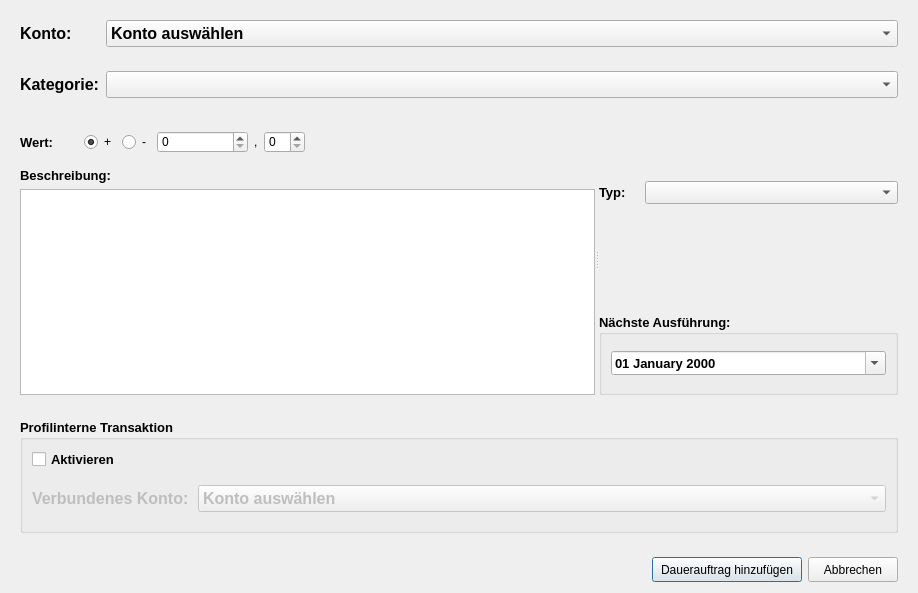
<?xml version="1.0" encoding="UTF-8"?>
<ui version="4.0">
 <class>AddStandingOrderWindow</class>
 <widget class="QDialog" name="AddStandingOrderWindow">
  <property name="geometry">
   <rect>
    <x>0</x>
    <y>0</y>
    <width>918</width>
    <height>593</height>
   </rect>
  </property>
  <property name="minimumSize">
   <size>
    <width>666</width>
    <height>428</height>
   </size>
  </property>
  <property name="windowTitle">
   <string>Dauerauftrag hinzufügen</string>
  </property>
  <layout class="QVBoxLayout" name="verticalLayout">
   <item>
    <widget class="QWidget" name="widget" native="true">
     <property name="maximumSize">
      <size>
       <width>16777215</width>
       <height>63</height>
      </size>
     </property>
     <layout class="QHBoxLayout" name="horizontalLayout">
      <item>
       <widget class="QLabel" name="lblAccount">
        <property name="minimumSize">
         <size>
          <width>60</width>
          <height>20</height>
         </size>
        </property>
        <property name="maximumSize">
         <size>
          <width>80</width>
          <height>16777215</height>
         </size>
        </property>
        <property name="font">
         <font>
          <family>Arial</family>
          <pointsize>12</pointsize>
          <weight>75</weight>
          <bold>true</bold>
         </font>
        </property>
        <property name="text">
         <string>Konto:</string>
        </property>
       </widget>
      </item>
      <item>
       <widget class="QComboBox" name="comboBoxChooseAccount">
        <property name="font">
         <font>
          <family>Arial</family>
          <pointsize>12</pointsize>
          <weight>75</weight>
          <bold>true</bold>
         </font>
        </property>
        <property name="duplicatesEnabled">
         <bool>true</bool>
        </property>
        <item>
         <property name="text">
          <string>Konto auswählen</string>
         </property>
        </item>
       </widget>
      </item>
     </layout>
    </widget>
   </item>
   <item>
    <widget class="QWidget" name="widget_6" native="true">
     <layout class="QHBoxLayout" name="horizontalLayout_7">
      <item>
       <widget class="QLabel" name="lblLabel">
        <property name="minimumSize">
         <size>
          <width>60</width>
          <height>20</height>
         </size>
        </property>
        <property name="maximumSize">
         <size>
          <width>80</width>
          <height>16777215</height>
         </size>
        </property>
        <property name="font">
         <font>
          <family>Arial</family>
          <pointsize>12</pointsize>
          <weight>75</weight>
          <bold>true</bold>
         </font>
        </property>
        <property name="text">
         <string>Kategorie:</string>
        </property>
       </widget>
      </item>
      <item>
       <widget class="QComboBox" name="comboBoxChooseLabel">
        <property name="font">
         <font>
          <family>Arial</family>
          <pointsize>12</pointsize>
          <weight>75</weight>
          <bold>true</bold>
         </font>
        </property>
        <property name="duplicatesEnabled">
         <bool>true</bool>
        </property>
       </widget>
      </item>
     </layout>
    </widget>
   </item>
   <item>
    <widget class="QWidget" name="widget_3" native="true">
     <property name="sizePolicy">
      <sizepolicy hsizetype="Preferred" vsizetype="Expanding">
       <horstretch>0</horstretch>
       <verstretch>0</verstretch>
      </sizepolicy>
     </property>
     <layout class="QVBoxLayout" name="verticalLayout_4">
      <item>
       <widget class="QSplitter" name="splitter">
        <property name="orientation">
         <enum>Qt::Horizontal</enum>
        </property>
        <property name="childrenCollapsible">
         <bool>false</bool>
        </property>
        <widget class="QWidget" name="widget_4" native="true">
         <layout class="QVBoxLayout" name="verticalLayout_2">
          <property name="leftMargin">
           <number>0</number>
          </property>
          <property name="topMargin">
           <number>0</number>
          </property>
          <property name="bottomMargin">
           <number>0</number>
          </property>
          <item>
           <widget class="QWidget" name="widget_5" native="true">
            <layout class="QHBoxLayout" name="horizontalLayout_2">
             <property name="leftMargin">
              <number>0</number>
             </property>
             <property name="rightMargin">
              <number>0</number>
             </property>
             <item>
              <widget class="QLabel" name="lblValue">
               <property name="font">
                <font>
                 <family>Arial</family>
                 <pointsize>10</pointsize>
                 <weight>75</weight>
                 <bold>true</bold>
                </font>
               </property>
               <property name="text">
                <string>Wert:</string>
               </property>
              </widget>
             </item>
             <item>
              <spacer name="horizontalSpacer">
               <property name="orientation">
                <enum>Qt::Horizontal</enum>
               </property>
               <property name="sizeType">
                <enum>QSizePolicy::Maximum</enum>
               </property>
               <property name="sizeHint" stdset="0">
                <size>
                 <width>25</width>
                 <height>20</height>
                </size>
               </property>
              </spacer>
             </item>
             <item>
              <widget class="QRadioButton" name="radioButtonPositiv">
               <property name="text">
                <string>+</string>
               </property>
               <property name="checked">
                <bool>true</bool>
               </property>
              </widget>
             </item>
             <item>
              <widget class="QRadioButton" name="radioButtonNegativ">
               <property name="text">
                <string>-</string>
               </property>
              </widget>
             </item>
             <item>
              <widget class="QSpinBox" name="spinBoxVK">
               <property name="minimumSize">
                <size>
                 <width>91</width>
                 <height>22</height>
                </size>
               </property>
               <property name="maximumSize">
                <size>
                 <width>91</width>
                 <height>22</height>
                </size>
               </property>
               <property name="font">
                <font>
                 <pointsize>9</pointsize>
                 <weight>50</weight>
                 <bold>false</bold>
                </font>
               </property>
               <property name="maximum">
                <number>999999999</number>
               </property>
              </widget>
             </item>
             <item>
              <widget class="QLabel" name="label_3">
               <property name="text">
                <string>,</string>
               </property>
              </widget>
             </item>
             <item>
              <widget class="QSpinBox" name="spinBoxNK">
               <property name="minimumSize">
                <size>
                 <width>41</width>
                 <height>22</height>
                </size>
               </property>
               <property name="maximumSize">
                <size>
                 <width>41</width>
                 <height>22</height>
                </size>
               </property>
               <property name="font">
                <font>
                 <pointsize>9</pointsize>
                 <weight>50</weight>
                 <bold>false</bold>
                </font>
               </property>
              </widget>
             </item>
             <item>
              <spacer name="horizontalSpacer_2">
               <property name="orientation">
                <enum>Qt::Horizontal</enum>
               </property>
               <property name="sizeHint" stdset="0">
                <size>
                 <width>40</width>
                 <height>20</height>
                </size>
               </property>
              </spacer>
             </item>
            </layout>
           </widget>
          </item>
          <item>
           <widget class="QLabel" name="lblDescription">
            <property name="font">
             <font>
              <family>Arial</family>
              <pointsize>10</pointsize>
              <weight>75</weight>
              <bold>true</bold>
             </font>
            </property>
            <property name="text">
             <string>Beschreibung:</string>
            </property>
           </widget>
          </item>
          <item>
           <widget class="QPlainTextEdit" name="textEditDescription"/>
          </item>
         </layout>
        </widget>
        <widget class="QWidget" name="widget_7" native="true">
         <layout class="QVBoxLayout" name="verticalLayout_3">
          <property name="rightMargin">
           <number>0</number>
          </property>
          <property name="bottomMargin">
           <number>0</number>
          </property>
          <item>
           <spacer name="verticalSpacer_2">
            <property name="orientation">
             <enum>Qt::Vertical</enum>
            </property>
            <property name="sizeType">
             <enum>QSizePolicy::Fixed</enum>
            </property>
            <property name="sizeHint" stdset="0">
             <size>
              <width>20</width>
              <height>50</height>
             </size>
            </property>
           </spacer>
          </item>
          <item>
           <widget class="QWidget" name="widget_8" native="true">
            <layout class="QHBoxLayout" name="horizontalLayout_4">
             <property name="leftMargin">
              <number>0</number>
             </property>
             <property name="rightMargin">
              <number>0</number>
             </property>
             <item>
              <widget class="QLabel" name="lblType">
               <property name="sizePolicy">
                <sizepolicy hsizetype="Maximum" vsizetype="Preferred">
                 <horstretch>0</horstretch>
                 <verstretch>0</verstretch>
                </sizepolicy>
               </property>
               <property name="minimumSize">
                <size>
                 <width>40</width>
                 <height>0</height>
                </size>
               </property>
               <property name="font">
                <font>
                 <family>Arial</family>
                 <pointsize>10</pointsize>
                 <weight>75</weight>
                 <bold>true</bold>
                </font>
               </property>
               <property name="text">
                <string>Typ:</string>
               </property>
              </widget>
             </item>
             <item>
              <widget class="QComboBox" name="comboBoxChooseType">
               <property name="minimumSize">
                <size>
                 <width>100</width>
                 <height>0</height>
                </size>
               </property>
               <property name="font">
                <font>
                 <family>Arial</family>
                 <pointsize>10</pointsize>
                 <weight>75</weight>
                 <bold>true</bold>
                </font>
               </property>
              </widget>
             </item>
            </layout>
           </widget>
          </item>
          <item>
           <spacer name="verticalSpacer">
            <property name="orientation">
             <enum>Qt::Vertical</enum>
            </property>
            <property name="sizeHint" stdset="0">
             <size>
              <width>20</width>
              <height>140</height>
             </size>
            </property>
           </spacer>
          </item>
          <item>
           <widget class="QGroupBox" name="groupBoxNextDate">
            <property name="font">
             <font>
              <family>Arial</family>
              <pointsize>10</pointsize>
              <weight>75</weight>
              <bold>true</bold>
             </font>
            </property>
            <property name="title">
             <string>Nächste Ausführung:</string>
            </property>
            <layout class="QVBoxLayout" name="verticalLayout_5">
             <item>
              <spacer name="verticalSpacer_3">
               <property name="orientation">
                <enum>Qt::Vertical</enum>
               </property>
               <property name="sizeHint" stdset="0">
                <size>
                 <width>20</width>
                 <height>30</height>
                </size>
               </property>
              </spacer>
             </item>
             <item>
              <widget class="QDateEdit" name="dateEditNextDate">
               <property name="currentSection">
                <enum>QDateTimeEdit::DaySection</enum>
               </property>
               <property name="displayFormat">
                <string>dd MMMM yyyy</string>
               </property>
               <property name="calendarPopup">
                <bool>true</bool>
               </property>
               <property name="currentSectionIndex">
                <number>0</number>
               </property>
              </widget>
             </item>
             <item>
              <spacer name="verticalSpacer_4">
               <property name="orientation">
                <enum>Qt::Vertical</enum>
               </property>
               <property name="sizeHint" stdset="0">
                <size>
                 <width>20</width>
                 <height>30</height>
                </size>
               </property>
              </spacer>
             </item>
            </layout>
           </widget>
          </item>
         </layout>
        </widget>
       </widget>
      </item>
     </layout>
    </widget>
   </item>
   <item>
    <widget class="QWidget" name="widget_9" native="true">
     <layout class="QVBoxLayout" name="verticalLayout_7">
      <item>
       <widget class="QGroupBox" name="groupBoxInternalTransaction">
        <property name="font">
         <font>
          <family>Arial</family>
          <pointsize>10</pointsize>
          <weight>75</weight>
          <bold>true</bold>
         </font>
        </property>
        <property name="title">
         <string>Profilinterne Transaktion</string>
        </property>
        <layout class="QVBoxLayout" name="verticalLayout_6">
         <item>
          <widget class="QCheckBox" name="checkBoxActivateInternalTransaction">
           <property name="font">
            <font>
             <family>Arial</family>
             <pointsize>10</pointsize>
             <weight>75</weight>
             <bold>true</bold>
            </font>
           </property>
           <property name="text">
            <string>Aktivieren</string>
           </property>
          </widget>
         </item>
         <item>
          <widget class="QWidget" name="widgetTargetAccount" native="true">
           <layout class="QHBoxLayout" name="horizontalLayout_9">
            <property name="leftMargin">
             <number>0</number>
            </property>
            <property name="rightMargin">
             <number>0</number>
            </property>
            <item>
             <widget class="QLabel" name="lblTargetAccount">
              <property name="enabled">
               <bool>false</bool>
              </property>
              <property name="maximumSize">
               <size>
                <width>160</width>
                <height>16777215</height>
               </size>
              </property>
              <property name="font">
               <font>
                <family>Arial</family>
                <pointsize>12</pointsize>
                <weight>75</weight>
                <bold>true</bold>
               </font>
              </property>
              <property name="text">
               <string>Verbundenes Konto:</string>
              </property>
             </widget>
            </item>
            <item>
             <widget class="QComboBox" name="comboBoxChooseTargetAccount">
              <property name="enabled">
               <bool>false</bool>
              </property>
              <property name="font">
               <font>
                <family>Arial</family>
                <pointsize>12</pointsize>
                <weight>75</weight>
                <bold>true</bold>
               </font>
              </property>
              <property name="duplicatesEnabled">
               <bool>true</bool>
              </property>
              <item>
               <property name="text">
                <string>Konto auswählen</string>
               </property>
              </item>
             </widget>
            </item>
           </layout>
          </widget>
         </item>
        </layout>
       </widget>
      </item>
     </layout>
    </widget>
   </item>
   <item>
    <widget class="QWidget" name="widget_2" native="true">
     <property name="maximumSize">
      <size>
       <width>16777215</width>
       <height>41</height>
      </size>
     </property>
     <layout class="QHBoxLayout" name="horizontalLayout_3">
      <property name="bottomMargin">
       <number>0</number>
      </property>
      <item>
       <spacer name="horizontalSpacer_3">
        <property name="orientation">
         <enum>Qt::Horizontal</enum>
        </property>
        <property name="sizeHint" stdset="0">
         <size>
          <width>40</width>
          <height>20</height>
         </size>
        </property>
       </spacer>
      </item>
      <item>
       <widget class="QPushButton" name="buttonAddOrder">
        <property name="minimumSize">
         <size>
          <width>150</width>
          <height>25</height>
         </size>
        </property>
        <property name="maximumSize">
         <size>
          <width>220</width>
          <height>16777215</height>
         </size>
        </property>
        <property name="text">
         <string>Dauerauftrag hinzufügen</string>
        </property>
        <property name="default">
         <bool>true</bool>
        </property>
       </widget>
      </item>
      <item>
       <widget class="QPushButton" name="buttonCancel">
        <property name="minimumSize">
         <size>
          <width>90</width>
          <height>25</height>
         </size>
        </property>
        <property name="maximumSize">
         <size>
          <width>200</width>
          <height>16777215</height>
         </size>
        </property>
        <property name="text">
         <string>Abbrechen</string>
        </property>
       </widget>
      </item>
     </layout>
    </widget>
   </item>
  </layout>
 </widget>
 <resources/>
 <connections>
  <connection>
   <sender>buttonCancel</sender>
   <signal>clicked()</signal>
   <receiver>AddStandingOrderWindow</receiver>
   <slot>close()</slot>
   <hints>
    <hint type="sourcelabel">
     <x>871</x>
     <y>530</y>
    </hint>
    <hint type="destinationlabel">
     <x>904</x>
     <y>527</y>
    </hint>
   </hints>
  </connection>
 </connections>
</ui>
